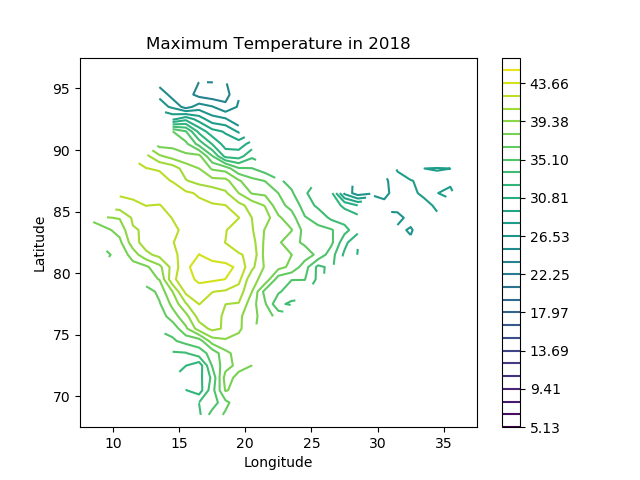

Write Python code to recreate this figure.
#######PYTHON CODE FOR IMD PREPARED BY LEKSHMI S#############
########## https://doi.org/10.5281/zenodo.5674826 ############

########Plotting the line contours of IMD max temp for any one day########

####################Import necessary modules######################
import numpy as np
import os
import matplotlib.pyplot as plt

filename='/mnt/e/Python_Scripts/Sample_Data/Maxtemp_MaxT_2018.GRD'

nlat=31			# Obtained from the ctl file
nlon=31
ntime=365

lons=np.arange(67.5,98.5,1)	# Define latitude and longitude as obtained from ctl file
print(len(lons))
lats=np.arange(7.5,38.5,1)
print(len(lats))

####################Read the file###############################
f=open(filename,'rb')		# Opening and reading the file into a one dimensional array
data=np.fromfile(f,dtype="float32",count=-1)
print(data, len(data))
print(data.min())
print(data.max())
data_mask=np.ma.masked_where(data==99.9, data)	# Mask where there is missing value

##########################Reshaping data#########################
temp=np.reshape(data_mask,(365,31,31),order='C')	# Reshaping data according to the control file
print(temp.shape)
print(temp.min())
#print(temp[50,:,:])

########################Plotting ################################
X,Y=np.meshgrid(lats,lons)
levels=np.linspace(temp.min(),temp.max(),30)
fig,ax=plt.subplots(1,1)
cp=ax.contour(X,Y,temp[121,:,:],levels=levels)	#	for Line contours
fig.colorbar(cp)
ax.set_title('Maximum Temperature in 2018')
ax.set_xlabel('Longitude')
ax.set_ylabel('Latitude')

plt.savefig('contour_imd_line.png')		
exit()
